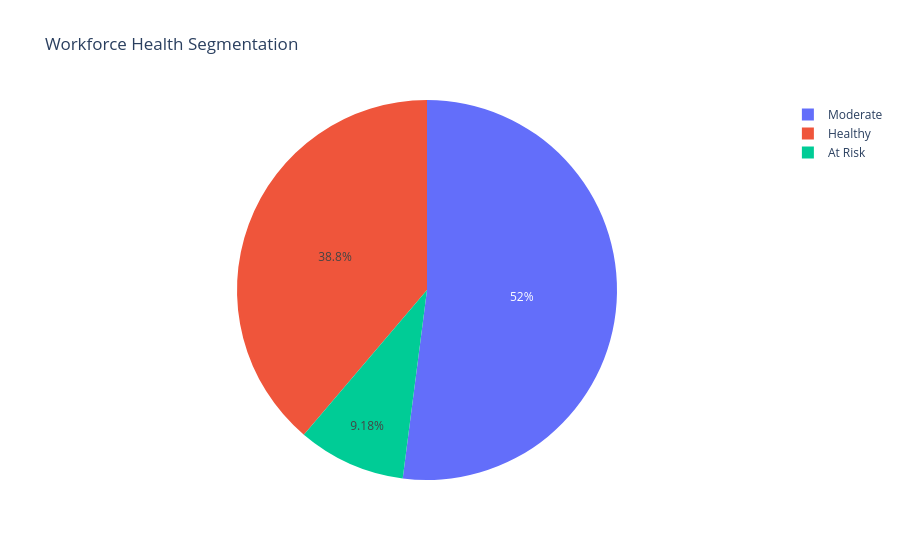

Here is the notebook cell this chart was saved with:
### Code cell
# Workforce health segmentation
segment_dist = df["HealthSegment"].value_counts().reset_index()
segment_dist.columns = ["HealthSegment", "Employees"]

fig = px.pie(segment_dist, names="HealthSegment", values="Employees",
             title="Workforce Health Segmentation")
fig.show()

### Figure 1 — Plotly figure (JSON) as saved in the notebook; plotly's stock layout.template omitted (floating-point values rounded to 4 significant figures)
{"data": [{"domain": {"x": [0, 1], "y": [0, 1]}, "hovertemplate": "HealthSegment=%{label}<br>Employees=%{value}<extra></extra>", "labels": ["Moderate", "Healthy", "At Risk"], "legendgroup": "", "name": "", "showlegend": true, "type": "pie", "values": [765, 570, 135]}], "layout": {"legend": {"tracegroupgap": 0}, "title": {"text": "Workforce Health Segmentation"}}}
